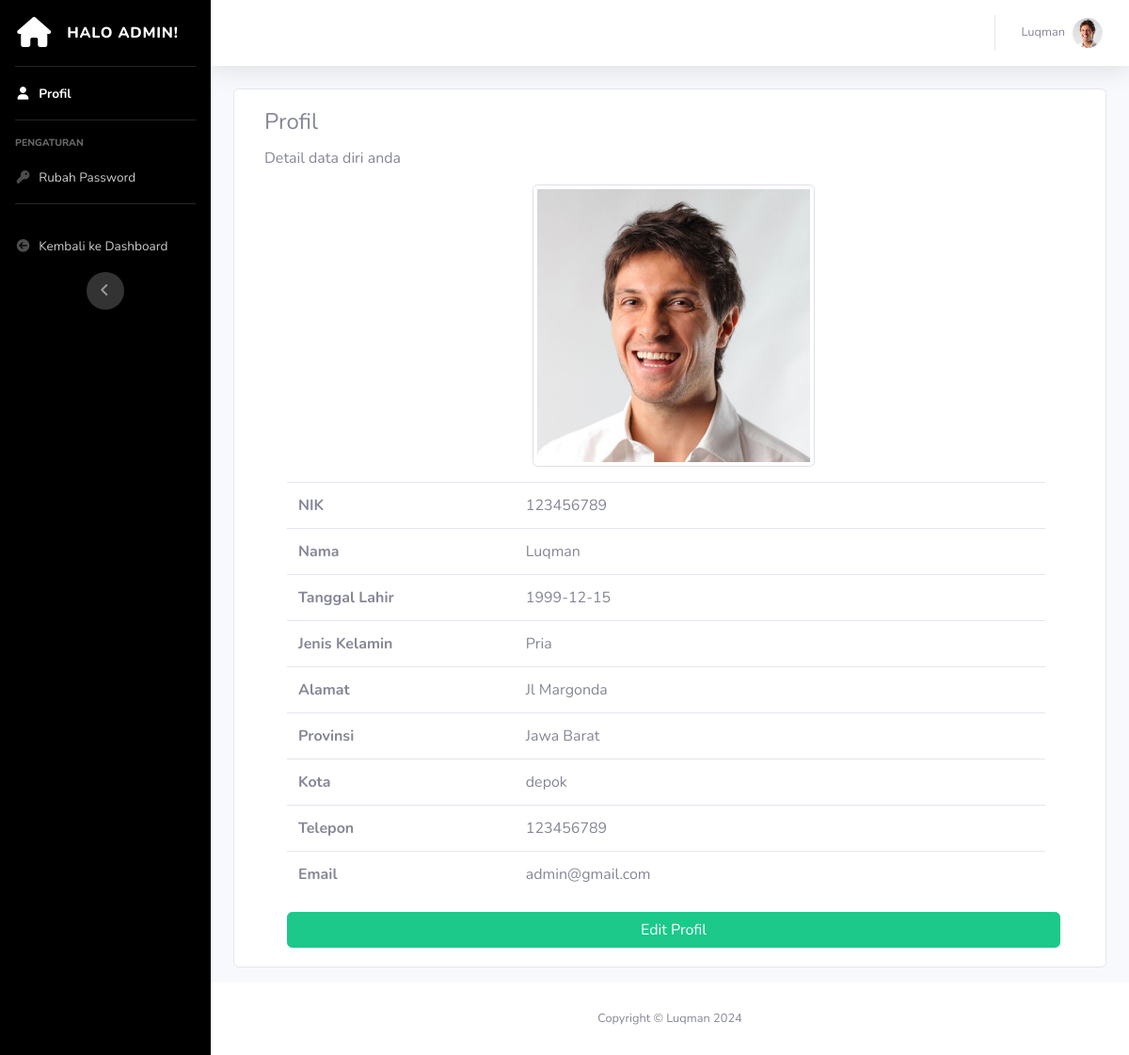
Screenshot of /app/admin/admin-settings-profil.php (signed in) with the database file from the repository.
### tables this page shows
CREATE TABLE `pengguna` (
  `id_pengguna` int(11) NOT NULL,
  `nama_pengguna` varchar(255) NOT NULL,
  `alamat_pengguna` varchar(255) DEFAULT NULL,
  `provinsi_pengguna` varchar(255) DEFAULT NULL,
  `kota_pengguna` varchar(255) DEFAULT NULL,
  `telepon_pengguna` varchar(255) NOT NULL,
  `email_pengguna` varchar(255) NOT NULL,
  `kelamin_pengguna` enum('Pria','Wanita') DEFAULT NULL,
  `tanggal_lahir_pengguna` date DEFAULT NULL,
  `no_ktp_pengguna` varchar(255) DEFAULT NULL,
  `password` varchar(255) NOT NULL,
  `id_akses` int(1) NOT NULL,
  `foto_pengguna` varchar(255) DEFAULT NULL
);

### app/admin/admin-settings-profil.php (the view, shortened to what this page needs)
<?php
include '../../actions/koneksi.php';
?>
<!DOCTYPE html>
<html lang="en">
<head>
  <link href="../../vendor/fontawesome-free/css/all.min.css" rel="stylesheet" type="text/css">
  <link href="../../css/sb-admin-1.min.css" rel="stylesheet">
</head>
<body id="page-top">
  <div id="wrapper">
    <ul class="navbar-nav bg-gradient-primary sidebar sidebar-dark accordion" id="accordionSidebar">
      <a class="sidebar-brand d-flex align-items-center justify-content-center" href="index.php">
        <div class="sidebar-brand-icon">
          <i class="fas fa-home"></i>
        </div>
        <div class="sidebar-brand-text mx-3">Halo Admin!</div>
      </a>
      <hr class="sidebar-divider my-0">
      <li class="nav-item active">
        <a class="nav-link" href="admin-settings-profil.php">
          <i class="fas fa-fw fa-user"></i>
          <span>Profil</span></a>
      </li>
      <hr class="sidebar-divider">
      <div class="sidebar-heading">
        Pengaturan
      </div>
      <li class="nav-item">
        <a class="nav-link" href="admin-settings-rubah-password.php">
          <i class="fas fa-fw fa-key"></i>
          <span>Rubah Password</span></a>
      </li>
      <hr class="sidebar-divider d-none d-md-block">
      <li class="nav-item">
        <a class="nav-link" href="admin-dashboard.php">
          <i class="fas fa-fw fa-arrow-circle-left"></i>
          <span>Kembali ke Dashboard</span></a>
      </li>
      <div class="text-center d-none d-md-inline">
        <button class="rounded-circle border-0" id="sidebarToggle"></button>
      </div>
    </ul>
    <div id="content-wrapper" class="d-flex flex-column">
      <div id="content">
        <nav class="navbar navbar-expand navbar-light bg-white topbar mb-4 static-top shadow">
          <ul class="navbar-nav ml-auto">
            <li class="nav-item dropdown no-arrow">
              <a class="nav-link dropdown-toggle" href="#" id="userDropdown" role="button" data-toggle="dropdown"
                aria-haspopup="true" aria-expanded="false">
                <span
                  class="mr-2 d-none d-lg-inline text-gray-600 small"><?php print_r($_SESSION['akun_nama']);  ?></span>
                <?php
                $id = $_SESSION['akun_id'];
                $query = "SELECT * FROM pengguna WHERE id_pengguna = $id";
                $result = mysqli_query($conn, $query);
                while ($data = mysqli_fetch_array($result)) {
                  if ($data['foto_pengguna'] == NULL){
                ?>
                <img class="img-profile rounded-circle" src="../../img/none.png">
                  <?php } else { ?>
                <img class="img-profile rounded-circle" src="../../img/<?php print_r($data['foto_pengguna']);  ?>">
                <?php
                    }
                  }
                ?>
              </a>
            </li>
          </ul>
        </nav>
        <div class="container-fluid">
          <div class="d-sm-flex align-items-center justify-content-between mb-3">
            <div class="card col-12">
              <div class="card-body">
                <h4 class="card-title">Profil</h4>
                <p class="card-text">Detail data diri anda</p>
                <?php
                  include '../../actions/koneksi.php';
                  if(isset($_SESSION['akun_id'])){
                      $id_pengguna = $_SESSION['akun_id'];
                      $query = "SELECT * FROM pengguna WHERE id_pengguna = $id_pengguna";
                      $result = mysqli_query($conn, $query);
                      while ($data = mysqli_fetch_array($result)) {
                ?>
                <div class="container-fluid pr-3">
                  <img src="../../img/<?php
                  if ($data['foto_pengguna'] == NULL) {
                      echo 'none.png';
                  } else {
                      echo $data['foto_pengguna'];
                  }
                  ?>" alt="<?php echo $data['nama_pengguna']; ?>" class="img-thumbnail mx-auto d-block mb-3 rounded"
                    width="300px">
                  <div class="table-respomsive pr-3">
                    <table class="table">
                      <tbody>
                        <tr>
                          <td class="font-weight-bold" width="30%">NIK</td>
                          <td><?php echo $data['no_ktp_pengguna']; ?></td>
                        </tr>
                        <tr>
                          <td class="font-weight-bold" width="30%">Nama</td>
                          <td><?php echo $data['nama_pengguna']; ?></td>
                        </tr>
                        <tr>
                          <td class="font-weight-bold" width="30%">Tanggal Lahir</td>
                          <td><?php echo $data['tanggal_lahir_pengguna']; ?></td>
                        </tr>
                        <tr>
                          <td class="font-weight-bold" width="30%">Jenis Kelamin</td>
                          <td><?php echo $data['kelamin_pengguna']; ?></td>
                        </tr>
                        <tr>
                          <td class="font-weight-bold" width="30%">Alamat</td>
                          <td><?php echo $data['alamat_pengguna']; ?></td>
                        </tr>
                        <tr>
                          <td class="font-weight-bold" width="30%">Provinsi</td>
                          <td><?php echo $data['provinsi_pengguna']; ?></td>
                        </tr>
                        <tr>
                          <td class="font-weight-bold" width="30%">Kota</td>
                          <td><?php echo $data['kota_pengguna']; ?></td>
                        </tr>
                        <tr>
                          <td class="font-weight-bold" width="30%">Telepon</td>
                          <td><?php echo $data['telepon_pengguna']; ?></td>
                        </tr>
                        <tr>
                          <td class="font-weight-bold" width="30%">Email</td>
                          <td><?php echo $data['email_pengguna']; ?></td>
                        </tr>
                      </tbody>
                    </table>
                  </div>
                  <button class="btn btn-success btn-block edit_data" id="<?php echo $data['id_pengguna']; ?>">Edit
                    Profil</button>
                </div>
                <?php
                    }
                  }
                ?>
              </div>
            </div>
          </div>
        </div>
        <footer class="sticky-footer bg-white">
          <div class="container my-auto">
            <div class="copyright text-center my-auto">
              <span>Copyright &copy;  Luqman 2024</span>
            </div>
          </div>
        </footer>
      </div>
    </div>
</body>
</html>

### rows the page displays
pengguna: foto_pengguna (picture), no_ktp_pengguna "123456789", nama_pengguna "Luqman", tanggal_lahir_pengguna "1999-12-15", kelamin_pengguna "Pria", alamat_pengguna "Jl Margonda", provinsi_pengguna "Jawa Barat", kota_pengguna "depok", telepon_pengguna "123456789", email_pengguna "admin@gmail.com"
